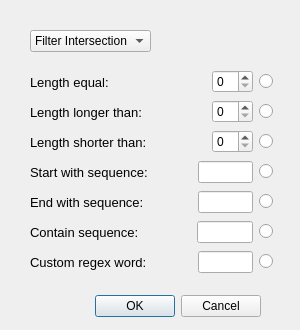
<?xml version="1.0" encoding="UTF-8"?>
<ui version="4.0">
 <class>Dialog</class>
 <widget class="QDialog" name="Dialog">
  <property name="geometry">
   <rect>
    <x>0</x>
    <y>0</y>
    <width>300</width>
    <height>330</height>
   </rect>
  </property>
  <property name="windowTitle">
   <string>Dialog</string>
  </property>
  <property name="styleSheet">
   <string notr="true">backgroud-color: rgb(255, 255, 255)</string>
  </property>
  <widget class="QDialogButtonBox" name="buttonBox">
   <property name="geometry">
    <rect>
     <x>40</x>
     <y>290</y>
     <width>221</width>
     <height>32</height>
    </rect>
   </property>
   <property name="orientation">
    <enum>Qt::Horizontal</enum>
   </property>
   <property name="standardButtons">
    <set>QDialogButtonBox::Cancel|QDialogButtonBox::Ok</set>
   </property>
  </widget>
  <widget class="QComboBox" name="comboBox">
   <property name="geometry">
    <rect>
     <x>30</x>
     <y>30</y>
     <width>121</width>
     <height>22</height>
    </rect>
   </property>
   <item>
    <property name="text">
     <string>Filter Intersection</string>
    </property>
   </item>
   <item>
    <property name="text">
     <string>Filter Union</string>
    </property>
   </item>
  </widget>
  <widget class="QWidget" name="layoutWidget">
   <property name="geometry">
    <rect>
     <x>30</x>
     <y>100</y>
     <width>243</width>
     <height>24</height>
    </rect>
   </property>
   <layout class="QHBoxLayout" name="horizontalLayout_2">
    <item>
     <widget class="QLabel" name="label_2">
      <property name="font">
       <font>
        <pointsize>10</pointsize>
       </font>
      </property>
      <property name="text">
       <string>Length longer than:</string>
      </property>
     </widget>
    </item>
    <item>
     <spacer name="horizontalSpacer_2">
      <property name="orientation">
       <enum>Qt::Horizontal</enum>
      </property>
      <property name="sizeHint" stdset="0">
       <size>
        <width>98</width>
        <height>20</height>
       </size>
      </property>
     </spacer>
    </item>
    <item>
     <widget class="QSpinBox" name="spinBox_2"/>
    </item>
    <item>
     <widget class="QRadioButton" name="radioButton_2">
      <property name="text">
       <string/>
      </property>
     </widget>
    </item>
   </layout>
  </widget>
  <widget class="QWidget" name="layoutWidget_2">
   <property name="geometry">
    <rect>
     <x>30</x>
     <y>130</y>
     <width>243</width>
     <height>24</height>
    </rect>
   </property>
   <layout class="QHBoxLayout" name="horizontalLayout_3">
    <item>
     <widget class="QLabel" name="label_3">
      <property name="font">
       <font>
        <pointsize>10</pointsize>
       </font>
      </property>
      <property name="text">
       <string>Length shorter than:</string>
      </property>
     </widget>
    </item>
    <item>
     <spacer name="horizontalSpacer_3">
      <property name="orientation">
       <enum>Qt::Horizontal</enum>
      </property>
      <property name="sizeHint" stdset="0">
       <size>
        <width>98</width>
        <height>20</height>
       </size>
      </property>
     </spacer>
    </item>
    <item>
     <widget class="QSpinBox" name="spinBox_3"/>
    </item>
    <item>
     <widget class="QRadioButton" name="radioButton_3">
      <property name="text">
       <string/>
      </property>
     </widget>
    </item>
   </layout>
  </widget>
  <widget class="QWidget" name="layoutWidget_3">
   <property name="geometry">
    <rect>
     <x>30</x>
     <y>160</y>
     <width>243</width>
     <height>24</height>
    </rect>
   </property>
   <layout class="QHBoxLayout" name="horizontalLayout_4">
    <item>
     <widget class="QLabel" name="label_4">
      <property name="font">
       <font>
        <pointsize>10</pointsize>
       </font>
      </property>
      <property name="text">
       <string>Start with sequence:</string>
      </property>
     </widget>
    </item>
    <item>
     <spacer name="horizontalSpacer_4">
      <property name="orientation">
       <enum>Qt::Horizontal</enum>
      </property>
      <property name="sizeHint" stdset="0">
       <size>
        <width>98</width>
        <height>20</height>
       </size>
      </property>
     </spacer>
    </item>
    <item>
     <widget class="QLineEdit" name="lineEdit"/>
    </item>
    <item>
     <widget class="QRadioButton" name="radioButton_4">
      <property name="text">
       <string/>
      </property>
     </widget>
    </item>
   </layout>
  </widget>
  <widget class="QWidget" name="layoutWidget_4">
   <property name="geometry">
    <rect>
     <x>30</x>
     <y>190</y>
     <width>243</width>
     <height>24</height>
    </rect>
   </property>
   <layout class="QHBoxLayout" name="horizontalLayout_5">
    <item>
     <widget class="QLabel" name="label_5">
      <property name="font">
       <font>
        <pointsize>10</pointsize>
       </font>
      </property>
      <property name="text">
       <string>End with sequence: </string>
      </property>
     </widget>
    </item>
    <item>
     <spacer name="horizontalSpacer_5">
      <property name="orientation">
       <enum>Qt::Horizontal</enum>
      </property>
      <property name="sizeHint" stdset="0">
       <size>
        <width>98</width>
        <height>20</height>
       </size>
      </property>
     </spacer>
    </item>
    <item>
     <widget class="QLineEdit" name="lineEdit_2"/>
    </item>
    <item>
     <widget class="QRadioButton" name="radioButton_5">
      <property name="text">
       <string/>
      </property>
     </widget>
    </item>
   </layout>
  </widget>
  <widget class="QWidget" name="layoutWidget_5">
   <property name="geometry">
    <rect>
     <x>30</x>
     <y>220</y>
     <width>243</width>
     <height>24</height>
    </rect>
   </property>
   <layout class="QHBoxLayout" name="horizontalLayout_6">
    <item>
     <widget class="QLabel" name="label_6">
      <property name="font">
       <font>
        <pointsize>10</pointsize>
       </font>
      </property>
      <property name="text">
       <string>Contain sequence:  </string>
      </property>
     </widget>
    </item>
    <item>
     <spacer name="horizontalSpacer_6">
      <property name="orientation">
       <enum>Qt::Horizontal</enum>
      </property>
      <property name="sizeHint" stdset="0">
       <size>
        <width>98</width>
        <height>20</height>
       </size>
      </property>
     </spacer>
    </item>
    <item>
     <widget class="QLineEdit" name="lineEdit_3"/>
    </item>
    <item>
     <widget class="QRadioButton" name="radioButton_6">
      <property name="text">
       <string/>
      </property>
     </widget>
    </item>
   </layout>
  </widget>
  <widget class="QWidget" name="layoutWidget_6">
   <property name="geometry">
    <rect>
     <x>30</x>
     <y>250</y>
     <width>243</width>
     <height>24</height>
    </rect>
   </property>
   <layout class="QHBoxLayout" name="horizontalLayout_7">
    <item>
     <widget class="QLabel" name="label_7">
      <property name="font">
       <font>
        <pointsize>10</pointsize>
       </font>
      </property>
      <property name="text">
       <string>Custom regex word:</string>
      </property>
     </widget>
    </item>
    <item>
     <spacer name="horizontalSpacer_7">
      <property name="orientation">
       <enum>Qt::Horizontal</enum>
      </property>
      <property name="sizeHint" stdset="0">
       <size>
        <width>98</width>
        <height>20</height>
       </size>
      </property>
     </spacer>
    </item>
    <item>
     <widget class="QLineEdit" name="lineEdit_4"/>
    </item>
    <item>
     <widget class="QRadioButton" name="radioButton_7">
      <property name="text">
       <string/>
      </property>
     </widget>
    </item>
   </layout>
  </widget>
  <widget class="QWidget" name="">
   <property name="geometry">
    <rect>
     <x>30</x>
     <y>70</y>
     <width>243</width>
     <height>24</height>
    </rect>
   </property>
   <layout class="QHBoxLayout" name="horizontalLayout">
    <item>
     <widget class="QLabel" name="label">
      <property name="font">
       <font>
        <pointsize>10</pointsize>
       </font>
      </property>
      <property name="text">
       <string>Length equal:</string>
      </property>
     </widget>
    </item>
    <item>
     <spacer name="horizontalSpacer">
      <property name="orientation">
       <enum>Qt::Horizontal</enum>
      </property>
      <property name="sizeHint" stdset="0">
       <size>
        <width>98</width>
        <height>20</height>
       </size>
      </property>
     </spacer>
    </item>
    <item>
     <widget class="QSpinBox" name="spinBox"/>
    </item>
    <item>
     <widget class="QRadioButton" name="radioButton">
      <property name="text">
       <string/>
      </property>
     </widget>
    </item>
   </layout>
  </widget>
 </widget>
 <resources/>
 <connections>
  <connection>
   <sender>buttonBox</sender>
   <signal>accepted()</signal>
   <receiver>Dialog</receiver>
   <slot>accept()</slot>
   <hints>
    <hint type="sourcelabel">
     <x>248</x>
     <y>254</y>
    </hint>
    <hint type="destinationlabel">
     <x>157</x>
     <y>274</y>
    </hint>
   </hints>
  </connection>
  <connection>
   <sender>buttonBox</sender>
   <signal>rejected()</signal>
   <receiver>Dialog</receiver>
   <slot>reject()</slot>
   <hints>
    <hint type="sourcelabel">
     <x>316</x>
     <y>260</y>
    </hint>
    <hint type="destinationlabel">
     <x>286</x>
     <y>274</y>
    </hint>
   </hints>
  </connection>
 </connections>
</ui>
